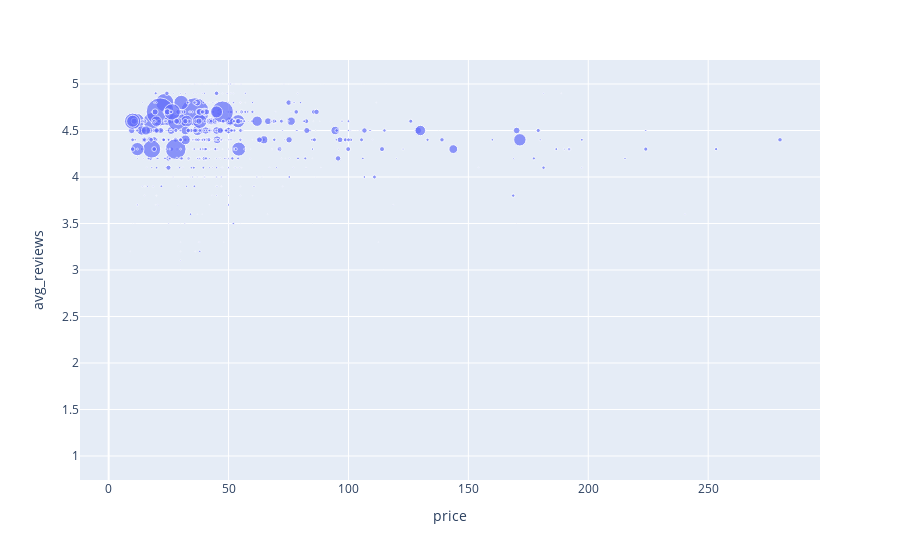

Notebook cell for this chart:
### Markdown cell above
**Scatter Plot number 1** <br>
Plotting the Average reviews vs Price of the book below with a size of each point based on the number of reviews gave an insight that most of the popular books with more number of reviews are under $50 dollars

### Code cell
px.scatter(df, x="price", y="avg_reviews",size="n_reviews")

### Figure 1 — Plotly figure (JSON) as saved in the notebook; plotly's stock layout.template omitted (floating-point values rounded to 4 significant figures; data arrays with more than 128 entries replaced by an {"elided": "..."} marker saying what was removed)
{"data": [{"hovertemplate": "price=%{x}<br>avg_reviews=%{y}<br>n_reviews=%{marker.size}<extra></extra>", "legendgroup": "", "marker": {"color": "#636efa", "size": {"elided": "946 int values"}, "sizemode": "area", "sizeref": 18.91, "symbol": "circle"}, "mode": "markers", "name": "", "orientation": "v", "showlegend": false, "type": "scatter", "x": {"elided": "946 float values"}, "xaxis": "x", "y": {"elided": "946 float values"}, "yaxis": "y"}], "layout": {"legend": {"itemsizing": "constant", "tracegroupgap": 0}, "margin": {"t": 60}, "xaxis": {"anchor": "y", "domain": [0, 1], "title": {"text": "price"}}, "yaxis": {"anchor": "x", "domain": [0, 1], "title": {"text": "avg_reviews"}}}}
